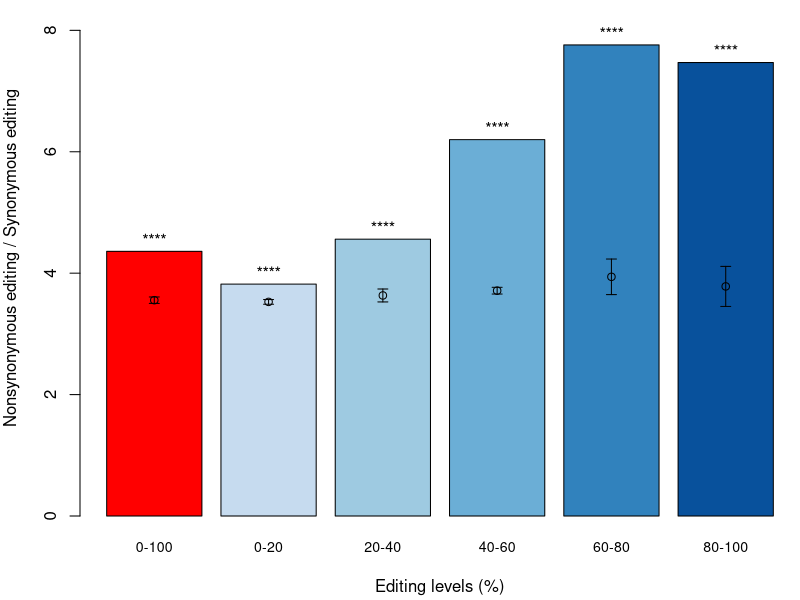

The R script that drew this image:
library(RColorBrewer)

error.bar <- function(x, y, upper, lower=upper, length=0.1,...){
  if(length(x) != length(y) | length(y) !=length(lower) | length(lower) != length(upper))
    stop("vectors must be same length")
  arrows(x,y+upper, x, y-lower, angle=90, code=3, length=length/2, ...)
}
colSd <- function (x, na.rm=FALSE) apply(X=x, MARGIN=2, FUN=sd, na.rm=na.rm)

x<-read.table("level_group_ns/ns_ratio.txt", header = T)
t0<-t.test(x[2:11,1], mu = x[1,1])$p.value
t1<-t.test(x[2:11,2], mu = x[1,2])$p.value
t2<-t.test(x[2:11,3], mu = x[1,3])$p.value
t3<-t.test(x[2:11,4], mu = x[1,4])$p.value
t4<-t.test(x[2:11,5], mu = x[1,5])$p.value
t5<-t.test(x[2:11,6], mu = x[1,6])$p.value

tp<-c(t0, t1, t2, t3, t4, t5)
tpf<-p.adjust(tp, method = "BH")

pdf("pdf/NC.nsyn.eq_interval.pdf", width = 4.5, height = 4.5, encoding = "MacRoman")
par(mar=c(4.2,4,0,0))
red_lvl<-brewer.pal(6,"Blues")
red_lvl[1]<-"red"
barx<-barplot(as.vector(t(x[1,])), col = red_lvl,
              xpd=T,
              ylim=c(0,8.5),
              xlab="Editing levels (%)",
              ylab="Nonsynonymous editing / Synonymous editing")

xn<-c("0-100","0-20", "20-40", "40-60", "60-80", "80-100")
axis(1, barx, xn, cex.axis=0.85, tick = F)

cm<-colMeans(x[2:11,])
cs<-colSd(x[2:11,])
points(barx, cm, pch=1)
error.bar(barx, cm, cs)
text(barx, x[1,]+0.25, "****")
dev.off()

